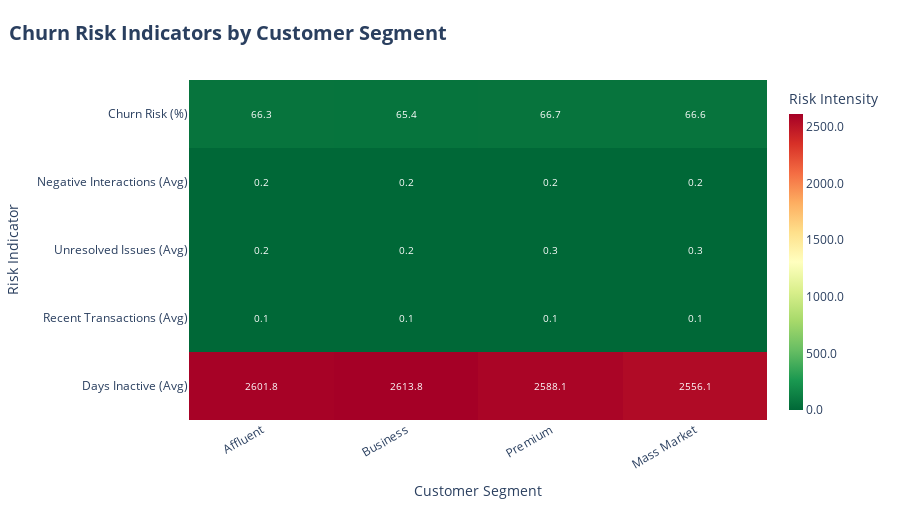

The notebook cell saved with this chart:
### Markdown cell above
### Churn Indicators Heatmap

### Code cell
churn_indicators_heatmap_query = "SELECT * FROM gold.analytics_churn_analysis"
churn_indicators_heatmap_df = fetch_data(churn_indicators_heatmap_query)

metrics = [
    'avg_days_inactive',
    'avg_recent_transactions',
    'avg_unresolved_issues',
    'avg_negative_interactions',
    'avg_churn_risk_pct'
]

# Build Z matrix and Y labels
z_data = []
y_labels = []

label_map = {
    'avg_days_inactive': 'Days Inactive (Avg)',
    'avg_recent_transactions': 'Recent Transactions (Avg)',
    'avg_unresolved_issues': 'Unresolved Issues (Avg)',
    'avg_negative_interactions': 'Negative Interactions (Avg)',
    'avg_churn_risk_pct': 'Churn Risk (%)'
}

for metric in metrics:
    z_data.append(churn_indicators_heatmap_df[metric].values)
    y_labels.append(label_map[metric])

fig = go.Figure(
    data=go.Heatmap(
        z=z_data,
        x=churn_indicators_heatmap_df["customer_segment"],
        y=y_labels,
        
        colorscale="RdYlGn_r",  # Red = worse
        
        zmid=None,
        showscale=True,
        colorbar=dict(
            title="Risk Intensity",
            tickformat=".1f",
            thickness=14
        ),
        
        text=z_data,
        texttemplate="%{text:.1f}",
        textfont=dict(size=10),
        
        hovertemplate=
            "<b>%{y}</b><br>" +
            "Segment: %{x}<br>" +
            "Value: %{z:.2f}<extra></extra>"
    )
)

fig.update_layout(
    title=dict(
        text="Churn Risk Indicators by Customer Segment",
        x=0.01,
        font=dict(size=20, weight="bold")
    ),
    
    xaxis=dict(
        title="Customer Segment",
        tickangle=-30,
        showgrid=False
    ),
    
    yaxis=dict(
        title="Risk Indicator",
        showgrid=False
    ),
    
    height=520,
    
    plot_bgcolor="white",
    paper_bgcolor="white",
    
    margin=dict(t=80, l=140, r=40, b=100)
)

fig.show()

### Figure 1 — Plotly figure (JSON) as saved in the notebook; plotly's stock layout.template omitted (floating-point values rounded to 4 significant figures)
{"data": [{"colorbar": {"thickness": 14, "tickformat": ".1f", "title": {"text": "Risk Intensity"}}, "colorscale": [[0, "rgb(0,104,55)"], [0.1, "rgb(26,152,80)"], [0.2, "rgb(102,189,99)"], [0.3, "rgb(166,217,106)"], [0.4, "rgb(217,239,139)"], [0.5, "rgb(255,255,191)"], [0.6, "rgb(254,224,139)"], [0.7, "rgb(253,174,97)"], [0.8, "rgb(244,109,67)"], [0.9, "rgb(215,48,39)"], [1, "rgb(165,0,38)"]], "hovertemplate": "<b>%{y}</b><br>Segment: %{x}<br>Value: %{z:.2f}<extra></extra>", "showscale": true, "text": [[2602.0, 2614.0, 2588.0, 2556.0], [0.1, 0.1, 0.1, 0.1], [0.2, 0.2, 0.3, 0.3], [0.2, 0.2, 0.2, 0.2], [66.31, 65.43, 66.69, 66.58]], "textfont": {"size": 10}, "texttemplate": "%{text:.1f}", "type": "heatmap", "x": ["Affluent", "Business", "Premium", "Mass Market"], "y": ["Days Inactive (Avg)", "Recent Transactions (Avg)", "Unresolved Issues (Avg)", "Negative Interactions (Avg)", "Churn Risk (%)"], "z": [[2602.0, 2614.0, 2588.0, 2556.0], [0.1, 0.1, 0.1, 0.1], [0.2, 0.2, 0.3, 0.3], [0.2, 0.2, 0.2, 0.2], [66.31, 65.43, 66.69, 66.58]]}], "layout": {"height": 520, "margin": {"b": 100, "l": 140, "r": 40, "t": 80}, "paper_bgcolor": "white", "plot_bgcolor": "white", "title": {"font": {"size": 20, "weight": "bold"}, "text": "Churn Risk Indicators by Customer Segment", "x": 0.01}, "xaxis": {"showgrid": false, "tickangle": -30, "title": {"text": "Customer Segment"}}, "yaxis": {"showgrid": false, "title": {"text": "Risk Indicator"}}}}
